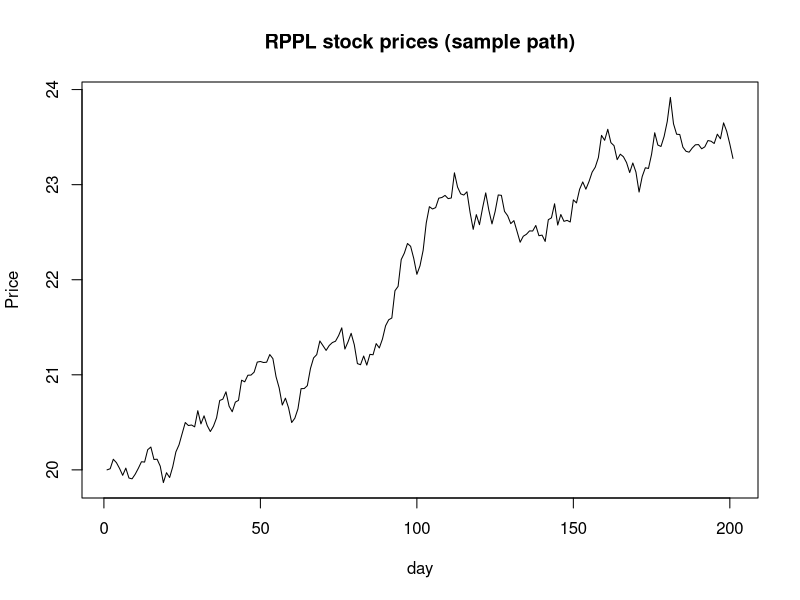

Recreate this plot in R.
days <- 200
changes<-rnorm(200,mean=1.001,sd=0.005)
plot(cumprod(c(20,changes)),type='l',ylab="Price",xlab="day",main="RPPL stock prices (sample path)")

runs<-100000
#simulates future movements and returns the closing price on day 200
generate.path <- function(){
  days <- 200
  changes <- rnorm(200,mean=1.001,sd=0.005)
  sample.path <- cumprod(c(20,changes))
  closing.price <- sample.path[days+1] #+1 because we add the opening price
  return(closing.price)
}
mc.closing<-replicate(runs,generate.path())
upper_quartile<-quantile(mc.closing,0.95)
quantile(mc.closing,0.05)
